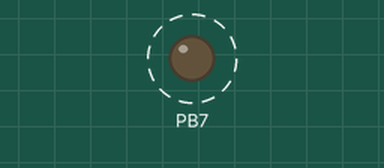
A program run on a simulated ATmega2560, built with avr-gcc and emulated at 16 MHz. Parts: output pins drawn as LEDs (lit = HIGH). Dashed ring = blinking. What the program prints to the serial monitor is not drawn.

Above: at 0.7 s.
Timing chart, 0 to 3.0 s (numbered marks = the images above):
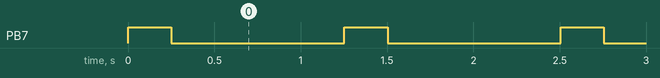

Measured:
- by itself, PB7: alternates HIGH for 0.25 s and LOW for 1.0 s

The program:

main.c
```c
#include <avr/io.h>
#include <util/delay.h>
#include <stdio.h>
#include "UART/uart.h"

// Purpose: Blink build in LED on Mega 2560
int main() {
  uart_init(115200);
  // Set PIN-13 (PB7) to output (1)
  DDRB |= (1 << PB7); // Data Direction Register B - Sets pin to input(0)/output(1)
  while(1){
    uart_print("Sending Data From IoT\n");
    // Set PIN-13 to HIGH (1)
    PORTB |= (1 << PB7); // Port B Data Register - Sets pin output low(0)/high(1)
    // Delay 1 second
    _delay_ms(250);
    // Set PIN-13 to LOW (0)
    PORTB &= ~(1 << PB7); // Port B Data Register - Sets pin output low(0)/high(1)
    _delay_ms(1000);
  }
  return 0;
}
```

uart.c
```c
#include "uart.h"
#include <stdio.h>
/* Initialize the UART with baud rate */
void uart_init(uint32_t baud_rate){
	/* ubrr: USART Baud Rate Register Value as a 16-bit uint
	 * F_CPU: The system clock frequency (16 MHz for ATmega2560)
	 * baud_rate: Desired communication speed (9600, 115200, ...)
	 * UBRR0H: UART Baud Rate Register 0 High
	 * UBRR0L: UART Baud Rate Register 0 Low
	 * UCSR0B: USART Control and Status Register 0 B (controls transmit/receive)
	 * UCSR0C: USART Control and Status Register 0 C (controls data frame format)
	 * UCSZ00/01/02: USART Control and Data Frame Size Bits
	 * TXEN0: Transmit enable bit
	 * RXEN0: Receive enable bit
	 *
	 * Forumula calculates desired values to set UBRR0H and UBRR0L.
	 */
/* Calculate the UBRR */
	uint16_t ubrr = (F_CPU / 16 / baud_rate - 1);
/* Set the Baud Rate */
	/* Capture the high byte of ubrr into UBRR0H */
	UBRR0H = (unsigned char) (ubrr >> 8);
	/* Capture the low byte of ubrr into UBRR0L */
	UBRR0L = (unsigned char) ubrr;
/* Enable transmitter and receiver */
	/* Enable the trasmiter and receiver */
	UCSR0B = (1 << TXEN0) | (1 << RXEN0);
/* Set frame format: 8 data bits, 1 stop bit)*/
	/* Set frame format (data size, stop bits, parity)  to 8 bits */
	UCSR0C = (1 << UCSZ01) | (1 << UCSZ00);
}

/* Transmit each character (byte) in string over TX line */
void uart_transmit(unsigned char data){
	/* When the USART Data Register 0 is empty, write the data (byte)
	 * to the UDR0.
	 */
/* Wait for the trasmit buffer to be empty */
	while(!(UCSR0A & (1 << UDRE0))); // UCSR0A: USART Control and Status Register 0A
					 // UDRE0: USART Data Register 0 Empty bit index
	/* UDR0, when filled with data, moves the data to the transmit shift register and
	 * the UDREO index in UCSR0A is set to busy (0) indicating data is being sent.
	 * After transmition and the shift register is empty, the UDREO flag is set to accept
	 * new data (1).
	 */
/* Put data into the buffer, sends data */
	UDR0 = data; // USART Data Register
}
/* Send each character in string to transmit */
void uart_print(const char* str){
	while(*str) {
		uart_transmit(*str++);
	}
}
```

uart.h
```c
#ifndef UART_H // if uart.h is not defined
#define UART_H

#include <avr/io.h>
#include <stdio.h>
// Functions in uart.h
void uart_init(uint32_t baud_rate);
void uart_transmit(unsigned char data);
void uart_print(const char* str);

#endif // end definition
```
